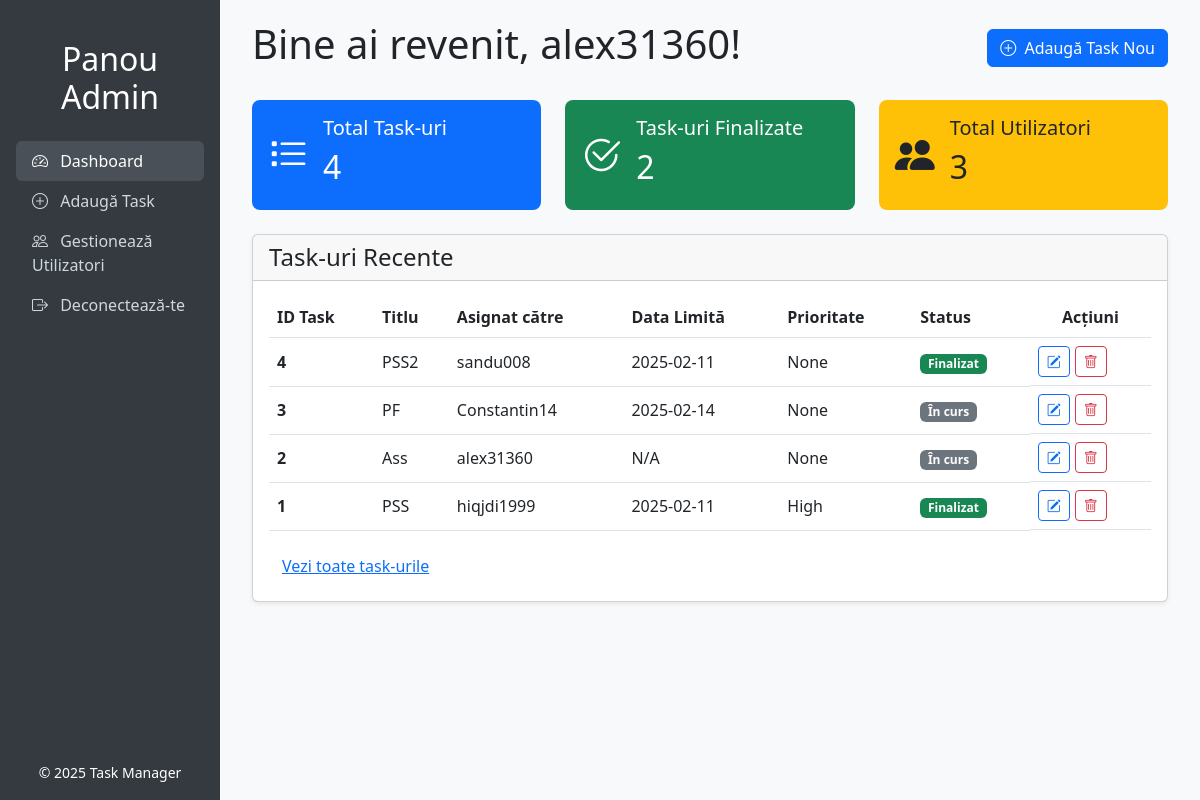
The app's page /admin/dashboard (signed in) with its own data.
### app/models/user.py (models this page shows, shortened)
class User(db.Model, UserMixin):
    id = db.Column(db.Integer, primary_key=True)
    username = db.Column(db.String(80), unique=True, nullable=False)
    email = db.Column(db.String(120), nullable=False, unique=True)
    password = db.Column(db.String(200), nullable=False)
    role = db.Column(db.String(20), nullable=False)
    tasks = db.relationship('Task', back_populates='user')

### app/models/task.py (models this page shows, shortened)
class Task(db.Model):
    id = db.Column(db.Integer, primary_key=True)
    title = db.Column(db.String(200), nullable=False)
    description = db.Column(db.Text, nullable=True)
    due_date = db.Column(db.Date, nullable=True)
    priority = db.Column(db.String(10), nullable=True)
    user_id = db.Column(db.Integer, db.ForeignKey('user.id'), nullable=False)
    completed = db.Column(db.Boolean, default=False)
    file_url = db.Column(db.String(200), nullable=True)
    user = db.relationship('User', back_populates='tasks')

### app/routes/user_routes.py (the view)
@user_bp.route('/admin/dashboard', methods=['GET'])
@login_required
def admin_dashboard():
    if current_user.role != 'admin':
        flash(f'Acces interzis pentru utilizatorul {current_user.username} cu rolul {current_user.role}', "error")
        return redirect(url_for('user_bp.user_dashboard'))
    total_tasks = Task.query.count()
    completed_tasks = Task.query.filter_by(completed=True).count()
    total_users = User.query.filter_by(role='user').count()
    recent_tasks = Task.query.order_by(Task.id.desc()).limit(5).all()
    current_year = datetime.now().year
    return render_template('admin_dashboard.html',
                           total_tasks=total_tasks,
                           completed_tasks=completed_tasks,
                           total_users=total_users,
                           recent_tasks=recent_tasks,
                           current_year=current_year)

### app/routes/user_routes.py (called while the page is built)
@login_manager.user_loader
def load_user(user_id):
    return User.query.get(int(user_id))

### app/templates/admin_dashboard.html (shortened to what this page needs)
<!DOCTYPE html>
<html lang="ro">
<head>
    <link href="https://cdn.jsdelivr.net/npm/bootstrap@5.3.0/dist/css/bootstrap.min.css" rel="stylesheet">
</head>
<body>
    <nav class="sidebar d-flex flex-column p-3">
        <h2 class="text-center my-4">Panou Admin</h2>
        <ul class="nav nav-pills flex-column mb-auto">
            <li class="nav-item">
                <a href="{{ url_for('user_bp.admin_dashboard') }}" class="nav-link active">
                    <i class="bi bi-speedometer2 me-2"></i> Dashboard
                </a>
            </li>
            <li>
                <a href="{{ url_for('task_bp.new_task') }}" class="nav-link">
                    <i class="bi bi-plus-circle me-2"></i> Adaugă Task
                </a>
            </li>
            <li>
                <a href="{{ url_for('user_bp.manage_users') }}" class="nav-link">
                    <i class="bi bi-people me-2"></i> Gestionează Utilizatori
                </a>
            </li>
            <li>
                <a href="{{ url_for('user_bp.logout') }}" class="nav-link">
                    <i class="bi bi-box-arrow-right me-2"></i> Deconectează-te
                </a>
            </li>
        </ul>
        <footer class="mt-auto text-center">
            <small>&copy; {{ current_year }} Task Manager</small>
        </footer>
    </nav>
    <div class="content">
        <div class="container-fluid">
            <div class="d-flex justify-content-between align-items-center mb-4">
                <h1>Bine ai revenit, {{ current_user.username }}!</h1>
                <a href="{{ url_for('task_bp.new_task') }}" class="btn btn-primary">
                    <i class="bi bi-plus-circle me-1"></i> Adaugă Task Nou
                </a>
            </div>
            <div class="row g-4 mb-4">
                <div class="col-md-4">
                    <div class="card card-stats bg-primary">
                        <div class="card-body">
                            <div class="icon">
                                <i class="bi bi-list-task"></i>
                            </div>
                            <div>
                                <h5>Total Task-uri</h5>
                                <h2>{{ total_tasks }}</h2>
                            </div>
                        </div>
                    </div>
                </div>
                <div class="col-md-4">
                    <div class="card card-stats bg-success">
                        <div class="card-body">
                            <div class="icon">
                                <i class="bi bi-check2-circle"></i>
                            </div>
                            <div>
                                <h5>Task-uri Finalizate</h5>
                                <h2>{{ completed_tasks }}</h2>
                            </div>
                        </div>
                    </div>
                </div>
                <div class="col-md-4">
                    <div class="card card-stats bg-warning text-dark">
                        <div class="card-body">
                            <div class="icon">
                                <i class="bi bi-people-fill"></i>
                            </div>
                            <div>
                                <h5>Total Utilizatori</h5>
                                <h2>{{ total_users }}</h2>
                            </div>
                        </div>
                    </div>
                </div>
            </div>
            <div class="card shadow-sm">
                <div class="card-header">
                    <h4 class="my-0">Task-uri Recente</h4>
                </div>
                <div class="card-body">
                    <div class="table-responsive">
                        <table class="table align-middle">
                            <thead>
                                <tr>
                                    <th scope="col">ID Task</th>
                                    <th scope="col">Titlu</th>
                                    <th scope="col">Asignat către</th>
                                    <th scope="col">Data Limită</th>
                                    <th scope="col">Prioritate</th>
                                    <th scope="col">Status</th>
                                    <th scope="col" class="text-center">Acțiuni</th>
                                </tr>
                            </thead>
                            <tbody>
                                {% for task in recent_tasks %}
                                <tr>
                                    <th scope="row">{{ task.id }}</th>
                                    <td>{{ task.title }}</td>
                                    <td>{{ task.user.username }}</td>
                                    <td>{{ task.due_date.strftime('%Y-%m-%d') if task.due_date else 'N/A' }}</td>
                                    <td>{{ task.priority }}</td>
                                    <td>
                                        {% if task.completed %}
                                            <span class="badge bg-success">Finalizat</span>
                                        {% else %}
                                            <span class="badge bg-secondary">În curs</span>
                                        {% endif %}
                                    </td>
                                    <td class="text-center table-actions">
                                        <a href="{{ url_for('task_bp.edit_task', task_id=task.id) }}" class="btn btn-sm btn-outline-primary">
                                            <i class="bi bi-pencil-square"></i>
                                        </a>
                                        <form action="{{ url_for('task_bp.delete_task', task_id=task.id) }}" method="post" class="d-inline">
                                            <button type="submit" class="btn btn-sm btn-outline-danger" onclick="return confirm('Ești sigur că vrei să ștergi acest task?');">
                                                <i class="bi bi-trash"></i>
                                            </button>
                                        </form>
                                    </td>
                                </tr>
                                {% else %}
                                <tr>
                                    <td colspan="7" class="text-center">Nu există task-uri recente.</td>
                                </tr>
                                {% endfor %}
                            </tbody>
                        </table>
                    </div>
                    <a href="{{ url_for('task_bp.get_tasks') }}" class="btn btn-link">Vezi toate task-urile</a>
                </div>
            </div>
        </div>
    </div>
    <link rel="stylesheet" href="https://cdn.jsdelivr.net/npm/bootstrap-icons@1.10.5/font/bootstrap-icons.css">
</body>
</html>

### app/templates/admin_dashboard.html (style rules this page uses)
body { background-color: #f8f9fa; }
.sidebar { min-height: 100vh; background-color: #343a40; color: #fff; position: fixed; width: 220px; }
.sidebar .nav-link { color: #cfd8dc; }
.sidebar .nav-link.active { background-color: #495057; color: #fff; }
.content { margin-left: 220px; padding: 20px; }
.card-stats { border: none; border-radius: 8px; color: #fff; }
.card-stats .card-body { display: flex; align-items: center; }
.card-stats .icon { font-size: 2.5rem; margin-right: 15px; }
.table thead { background-color: #343a40; color: #fff; }
.table-actions { display: flex; gap: 5px; }

### records on screen
User: username "alex31360"
Task: id "4", title "PSS2", user.username "sandu008", due_date "2025-02-11", priority "None", completed "Finalizat"
Task: id "3", title "PF", user.username "Constantin14", due_date "2025-02-14", priority "None", completed "În curs"
Task: id "2", title "Ass", user.username "alex31360", due_date "N/A", priority "None", completed "În curs"
Task: id "1", title "PSS", user.username "hiqjdi1999", due_date "2025-02-11", priority "High", completed "Finalizat"

### other values on screen
{{ total_tasks }} "4"
{{ completed_tasks }} "2"
{{ total_users }} "3"
